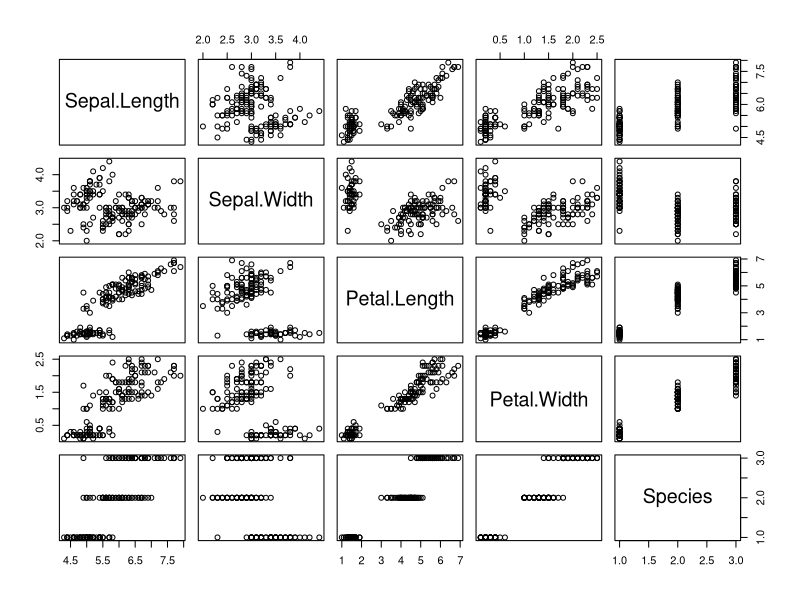
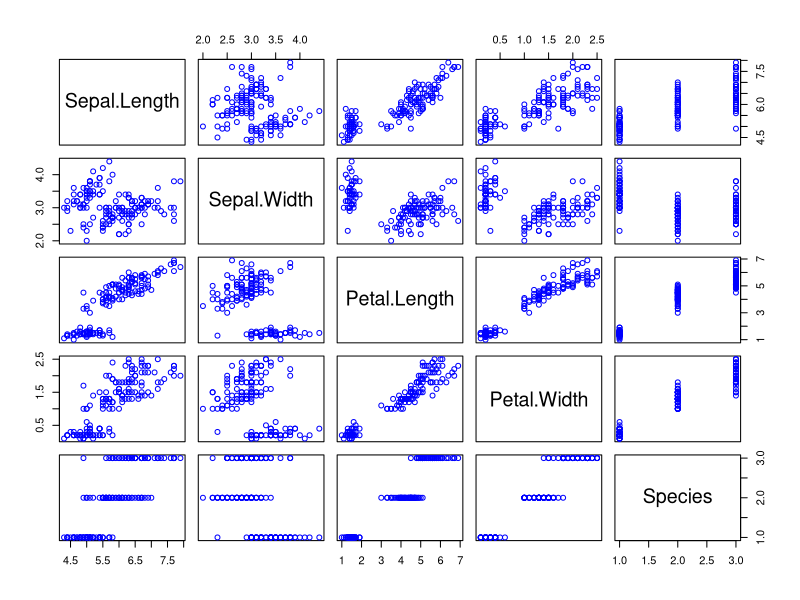
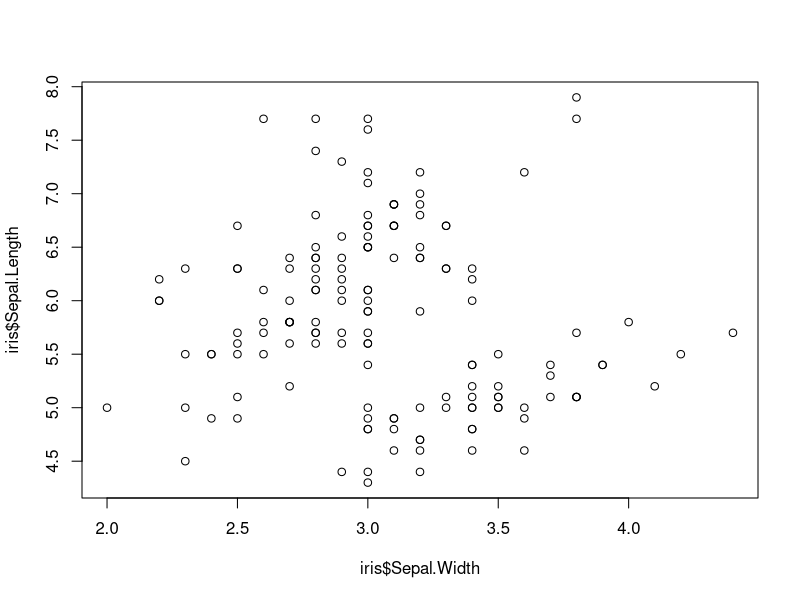
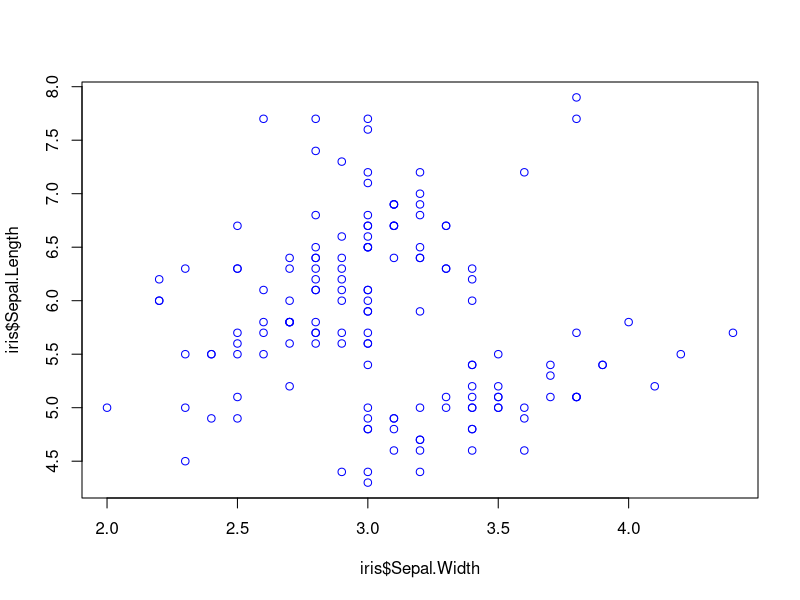
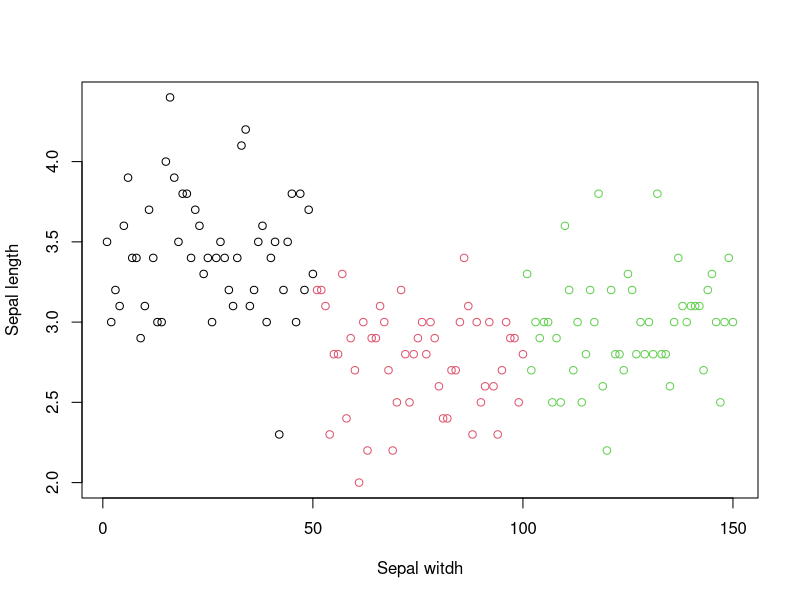
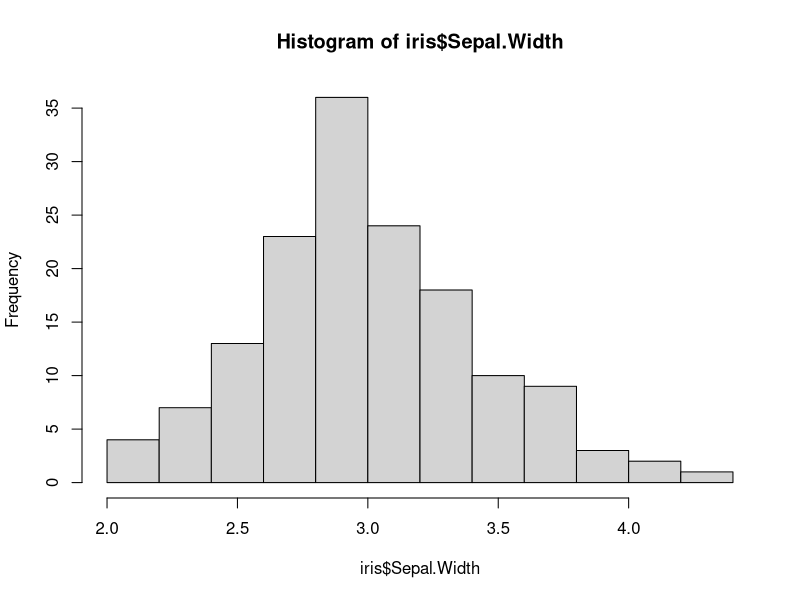
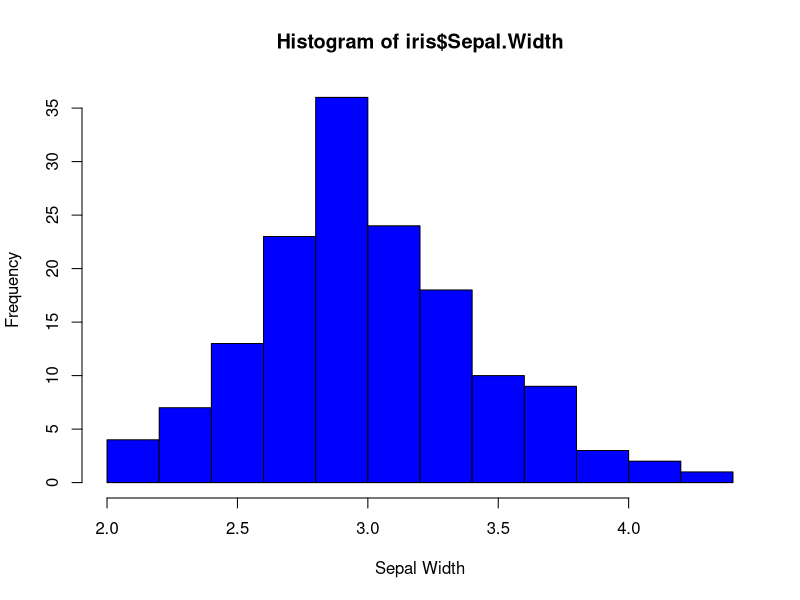
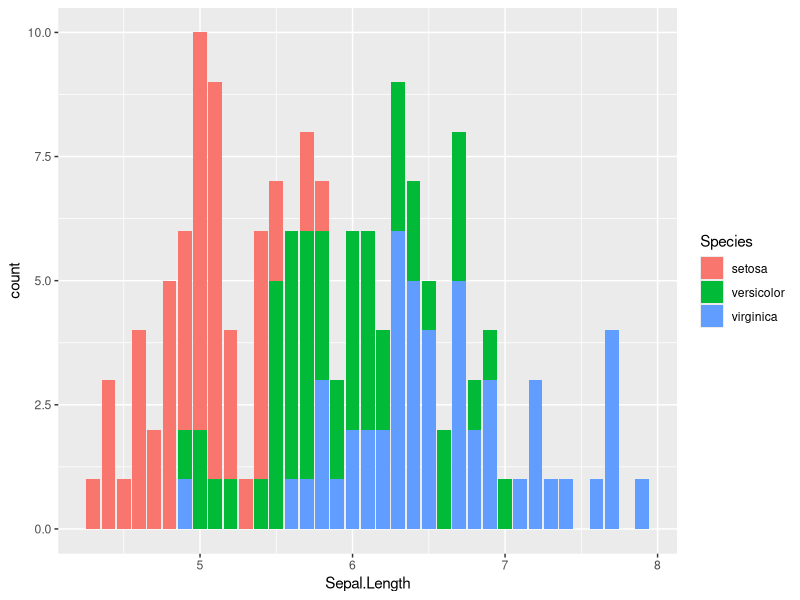

Generate these figures, in order, with R:
#Install Packages

install.packages("ggplot2")
library("ggplot2")

install.packages("here")
library("here")

library("tidyverse")
install.packages("tidyverse")

#Insert Data

library (datasets)
data(iris)

iris <- datasets::iris

#view data 

View(iris)

# View the first and last 4 line of the data set 

head(iris,4)
tail(iris,4)

#summary of sepal data

summary(iris)
summary(iris$Sepal.Length)

#check if there  is any missing data

sum(is.na(iris))

#Use Skim to summarize data

library("skimr")
install.packages("skimr")

skim(iris)

#Group data by species then perform skim

iris%>%
  dplyr::group_by(Species) %>%
  skim()

#Summarize data by the mean petal length of each species

iris %>%
  group_by(Species)%>%
  drop_na()%>%
  summarize(Petal.Length=mean(Petal.Length))

##############################
# Visualization in R 
#############################

# Panel plots

plot(iris)
plot(iris, col = "blue")

#scatter plot
plot(iris$Sepal.Width, iris$Sepal.Length)

plot(iris$Sepal.Width, iris$Sepal.Length, col = "blue")

plot(iris$Sepal.Width, iris$Sepal.length, col = iris$Species, xlab = "Sepal witdh", ylab = "Sepal length")

#Histogram 
hist(iris$Sepal.Width)
hist(iris$Sepal.Width, col = "blue" ,xlab="Sepal Width")

#Bar diagram of the speal width per species

ggplot(data=iris)+
  geom_bar(mapping=aes(x=Sepal.Length,fill=Species))

